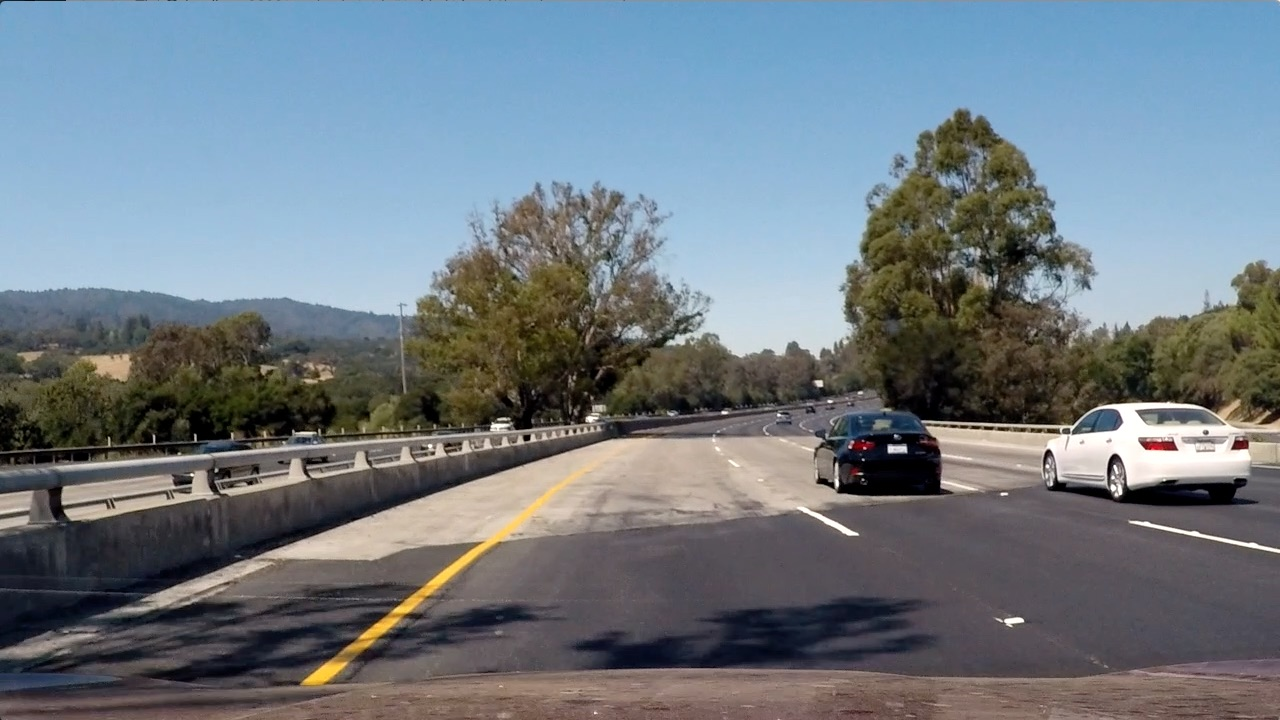
#> input picture test_images/test4.jpg, 1280 x 720 px
$ jupyter execute --allow-errors vehicle_detect.ipynb   (shell and % lines are left out)   (older library calls are emulated)
#> lines starting #> are read from the running program, lines starting #| are printed output that depends on the picture; after the words box and inside, x2 and y2 are one past the last pixel; in counts of white or black regions, pixels touching at a corner belong together
[cell 1]
import matplotlib.image as mpimg
import matplotlib.pyplot as plt
import cv2
import json
from skimage.feature import hog
import numpy as np
import pickle
from hog_subsample import detect_cars
from utils import *
from scipy.ndimage.measurements import label

[cell 2]
with open('config.json') as data_file:
#> (reads config.json from the repository)
#> further down, test_image is the input picture: shape (720, 1280, 3); mean R, G, B 112.2, 122.7, 130.9
    data = json.load(data_file)
    color_space = data["color_space"]

    temp_spatial_size = data["spatial_size"]
    spatial_size = (temp_spatial_size[0], temp_spatial_size[1])

    hist_bins = data["hist_bins"]

    pix_per_cell = data["pix_per_cell"]
    cell_per_block = data["cell_per_block"]
    orient = data["orient"]
    hog_channel = data["hog_channel"]

    temp_window_dim = data["window_dim"]
    window_dim = (temp_window_dim[0], temp_window_dim[1])
    winStep = data["winStep"]
    minProb = data["minProb"]
    pyramidScale = data["pyramidScale"]

    ystart = data["ystart"]
    ystop = data["ystop"]

    if data["spatial_feat"] == 1:
        spatial_feat = True
    else:
        spatial_feat = False

    if data["hist_feat"] == 1:
        hist_feat = True
    else:
        hist_feat = False

    if data["hog_feat"] == 1:
        hog_feat = True
    else:
        hog_feat = False

    print("color space: {}".format(color_space))

    print("is spatial_feat:{}".format(spatial_feat))
    print("\tspatial_size:{}".format(spatial_size))

    print("is hist_feat:{}".format(hist_feat))
    print("\thist_bins:{}".format(hist_bins))

    print("is hog_feat:{}".format(hog_feat))
    print("\tpix_per_cel:{}".format(pix_per_cell))
    print("\tcell_per_block:{}".format(cell_per_block))
    print("\torient:{}".format(orient))


model_path = 'model.pkl'
X_Scaler_path = 'x_scaler.pkl'
#> (the rest of this cell did not finish here and is left out)

[cell 3]
car_file = '../../Dataset/cars_notcars_dataset/vehicles/GTI_Right/image0139.png'
not_car_file = '../../Dataset/cars_notcars_dataset/non-vehicles/GTI/image1763.png'
#> (the rest of this cell did not finish here and is left out)

[cell 4]
# Define a function to return HOG features and visualization
def get_hog_features(img, orient, pix_per_cell, cell_per_block,
                        vis=True, feature_vec=True):
    # Call with two outputs if vis==True
    if vis == True:
        features, hog_image = hog(img, orientations=orient,
                                  pixels_per_cell=(pix_per_cell, pix_per_cell),
                                  cells_per_block=(cell_per_block, cell_per_block),
                                  transform_sqrt=True,
                                  visualise=vis, feature_vector=feature_vec)
        return features, hog_image
    # Otherwise call with one output
    else:
        features = hog(img, orientations=orient,
                       pixels_per_cell=(pix_per_cell, pix_per_cell),
                       cells_per_block=(cell_per_block, cell_per_block),
                       transform_sqrt=True,
                       visualise=vis, feature_vector=feature_vec)
        return features

# [9 lines of commented-out code are left out]

#> (the rest of this cell did not finish here and is left out)

[cell 5]
def window_searech(img, ystart, ystop, pix_per_cell, cell_per_block, window_dim):
#> called with ystart = 400, ystop = 656, pix_per_cell = 16, cell_per_block = 2, window_dim = (64, 64)
    draw_img = np.copy(img)
    nxblocks = (img.shape[1] // pix_per_cell) - cell_per_block + 1
#> nxblocks = 79
    nyblocks = (img.shape[0] // pix_per_cell) - cell_per_block + 1
#> nyblocks = 44
    cells_per_step = 2
    window = window_dim[0]
    nblocks_per_window = (window // pix_per_cell) - cell_per_block + 1
    nxsteps = (nxblocks - nblocks_per_window) // cells_per_step
#> nxsteps = 38
    nysteps = (nyblocks - nblocks_per_window) // cells_per_step
#> nysteps = 20


    for yb in range(nysteps):
        for xb in range(nxsteps):
            ypos = yb*window + ystart
            xpos = xb*window
            endY = ypos+window + ystart
            endX = xpos+window
            cv2.rectangle(draw_img, (xpos, ypos), (endX, endY), (0, 0, 255), 6)
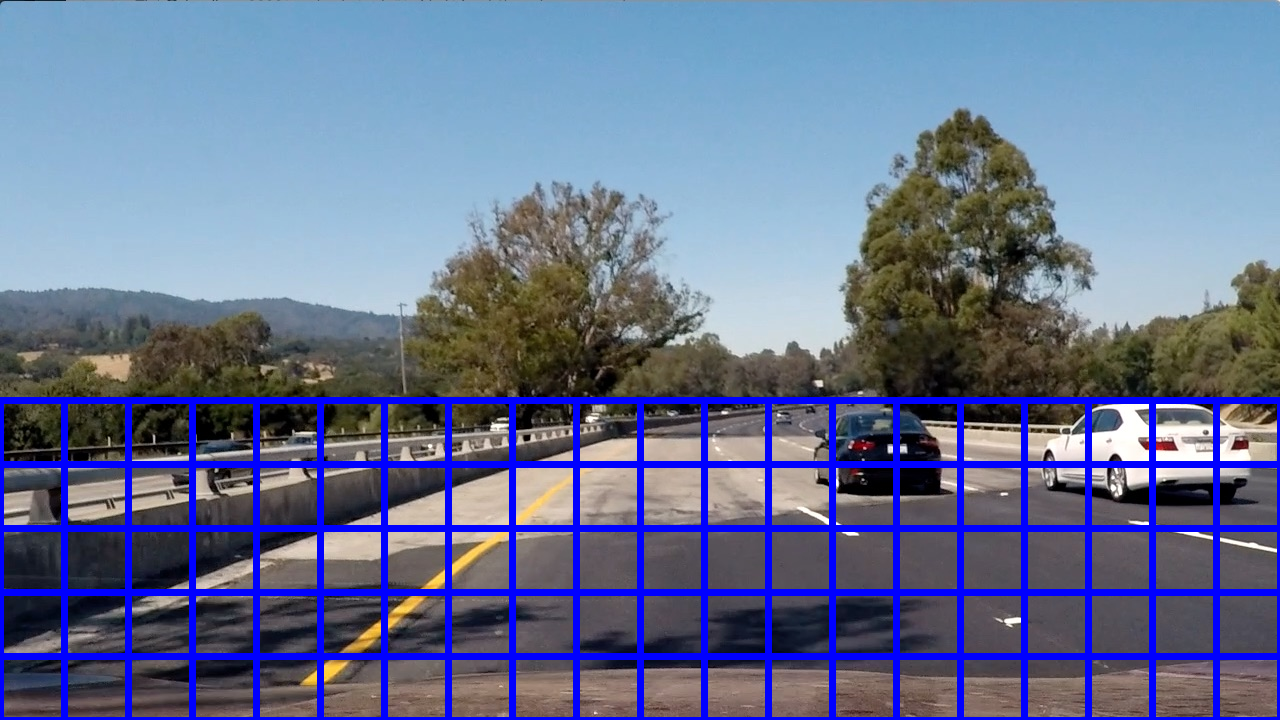
#> draw_img: shape (720, 1280, 3); 9.61% of pixels changed, all inside (x1, y1, x2, y2) = (0, 397, 1280, 720)
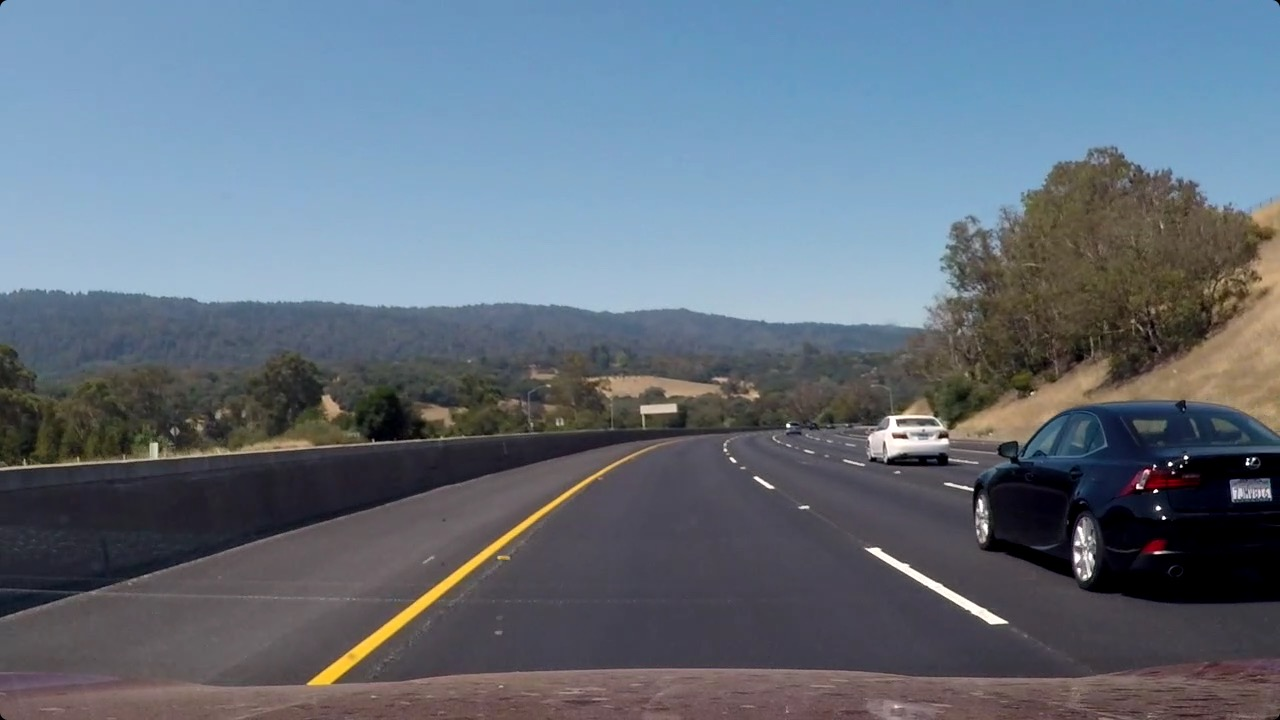
#> input picture result_images/project_video.mp4_1.jpg, 1280 x 720 px
#> further down, image is the input picture: shape (720, 1280, 3); mean R, G, B 98.9, 110.6, 123.7

    plt.imshow(draw_img)

test_image = mpimg.imread("test_images/test4.jpg")
window_searech(test_image, ystart=ystart, ystop=ystop,
               pix_per_cell=pix_per_cell, cell_per_block=cell_per_block,
               window_dim=window_dim)

[cell 6]
file_list = []
file_list.append("result_images/project_video.mp4_1.jpg")
file_list.append("result_images/project_video.mp4_2.jpg")
file_list.append("result_images/project_video.mp4_3.jpg")

#> (the rest of this cell did not finish here and is left out)
